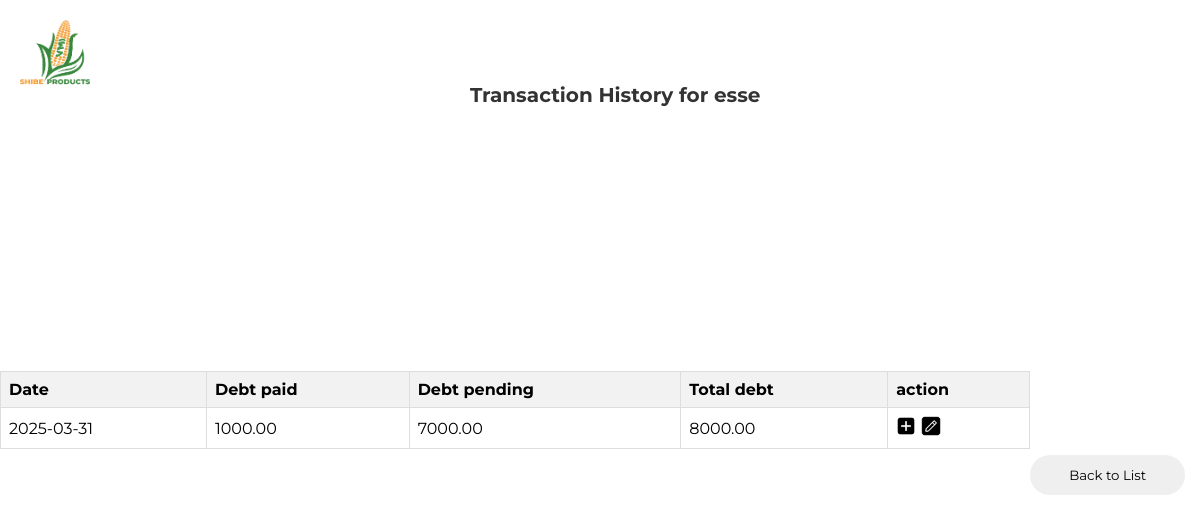
The page /debtors/29/history/ on the database its author committed.
### ShibeApp/models.py (models this page shows, shortened)
class Debtor(models.Model):
   debtor_name = models.CharField(max_length=255, unique=True)
   debtor_phone = models.CharField(max_length=20, unique=True)
   date_created = models.DateTimeField(auto_now_add=True)
   class Meta:
      ordering = ('-date_created',)

class DebitorOrder(models.Model):
    debitor = models.ForeignKey(Debtor, on_delete=models.CASCADE)
    status = models.CharField(max_length=100, choices=[('Pending', 'Pending'), ('Completed', 'Completed')])
    total_price = models.DecimalField(max_digits=10, decimal_places=2, default='0.00')
    debt_paid = models.DecimalField(max_digits=10, decimal_places=2, default='0.00')
    debt_pending = models.DecimalField(max_digits=10, decimal_places=2, default='0.00')
    date_created = models.DateTimeField(auto_now_add=True)
    date_updated = models.DateTimeField(auto_now=True, null=True)
    class Meta:
        ordering = ('-date_updated', '-date_created')

### ShibeApp/views.py (the view)
# urls.py: path('debtors/<int:debtor_id>/history/', views.debtor_history, name='debtor_history'),
def debtor_history(request, debtor_id):
    debtor = get_object_or_404(Debtor, id=debtor_id)
    orders = DebitorOrder.objects.filter(debitor=debtor).order_by('-date_created')
    return render(request, 'debtor_history.html', {
        'debtor': debtor,
        'orders': orders
    })

### ShibeApp/templates/debtor_history.html (shortened to what this page needs)
{% extends 'base.html' %} {% load static %} {% block content %}
<div class="nav-logo">
  <a href="{% url 'ShibeApp:home'%}">
    <img src="{% static 'images/shibe.png' %}" alt="Shibe Product" />
  </a>
  <h2>Transaction History for {{ debtor.debtor_name }}</h2>
</div>
<table>
  <tr>
    <th>Date</th>
    <th>Debt paid</th>
    <th>Debt pending</th>
    <th>Total debt</th>
    <th>action</th>
  </tr>
  {% for order in orders %}
  <tr>
    <td>{{ order.date_created|date:"Y-m-d" }}</td>
    <td>{{ order.debt_paid }}</td>
    <td>{{ order.debt_pending }}</td>
    <td>{{ order.total_price }}</td>
    <td>
      <div class="icon-container">
        <a
          href="{% url 'ShibeApp:add_indv' order.debitor.id %}"
          class="add-link"
        >
          <img
            src="{% static 'images/add_icon.png' %}"
            alt="add"
            class="icon"
          />
        </a>
        <a
          class="edit-link"
          data-order-id="{{ order.id }}"
          style="cursor: pointer"
        >
          <img
            src="{% static 'images/edit_icon.png' %}"
            alt="Edit"
            style="width: 20px; height: 20px"
          />
        </a>
      </div>
    </td>
  </tr>
  {% endfor %}
</table>
<button
  style="
    margin-top: 150px;
    margin-right: 15px;
    width: 15%;
    height: 40px;
    border-radius: 30px;
    border: none;
    font-family: 'Montserrat', Arial, sans-serif;
  "
>
  <a
    href="{% url 'ShibeApp:list_debtors' %}"
    style="text-decoration: none; color: black"
    >Back to List</a
  >
</button>
{% endblock %}

### ShibeApp/static/css/styles.css (style rules this page uses)
* { margin: 0; padding: 0; box-sizing: border-box; font-family: "Montserrat", sans-serif; }
.nav-logo { color: rgb(8, 99, 27); font-size: 18px; font-weight: 500; }
.nav-logo img { max-width: 100%; height: auto; }
body { display: flex; justify-content: center; align-items: center; height: 100vh; background: white; }

### ShibeApp/templates/debtor_history.html (style rules this page uses)
table { width: 100%; border-collapse: collapse; }
.icon { cursor: pointer; margin-right: 5px; }
.icon-container { display: flex; align-items: center; }
.icon-container img { width: 20px; height: 20px; }
th, td { border: 1px solid #ddd; padding: 8px; text-align: left; word-wrap: break-word; }
th { background-color: #f2f2f2; }
.nav-logo { position: absolute; top: 20px; left: 20px; z-index: 1000; }
h2 { color: #333; text-align: center; margin-top: -12px; margin-left: 450px; font-size: 20px; }
.nav-logo img { width: 70px; height: 70px; cursor: pointer; margin: 0; }
table { margin-top: 20px; }

### rows shown on the page
Debtor: debtor_name "esse"
DebitorOrder: date_created "2025-03-31", debt_paid "1000.00", debt_pending "7000.00", total_price "8000.00"
